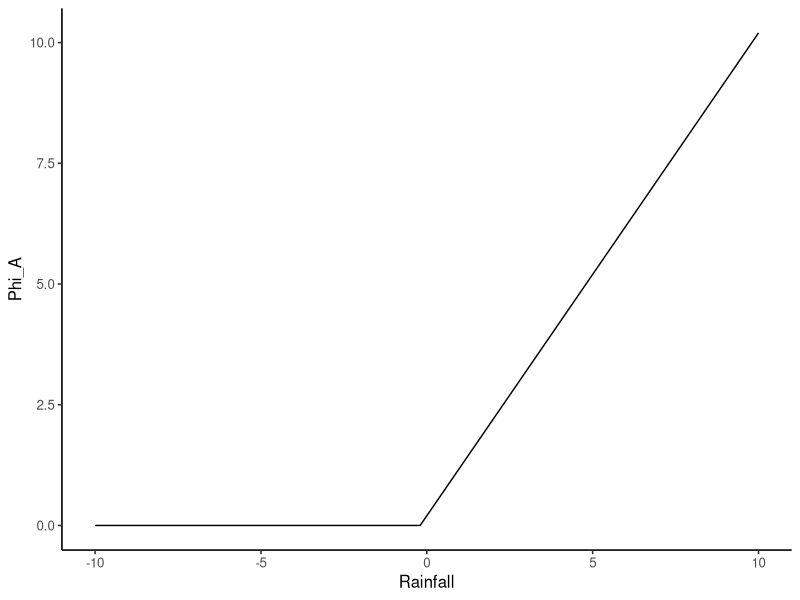
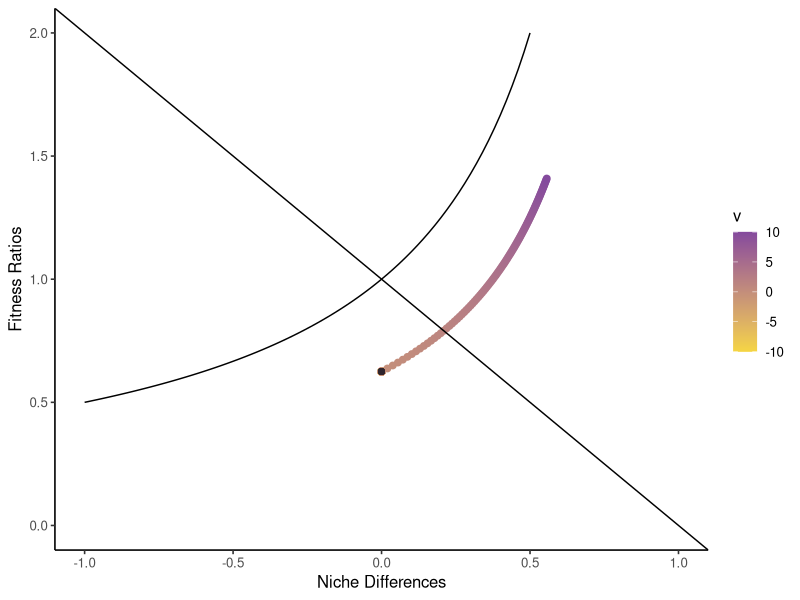
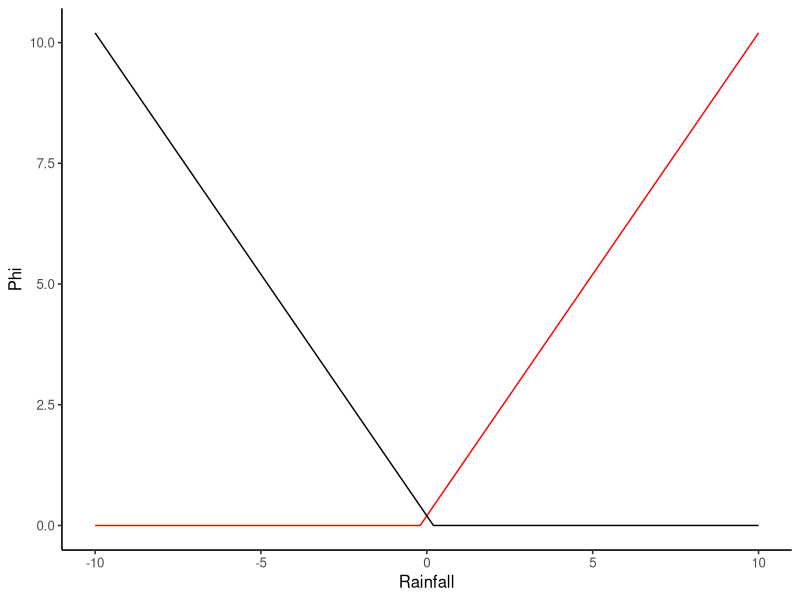
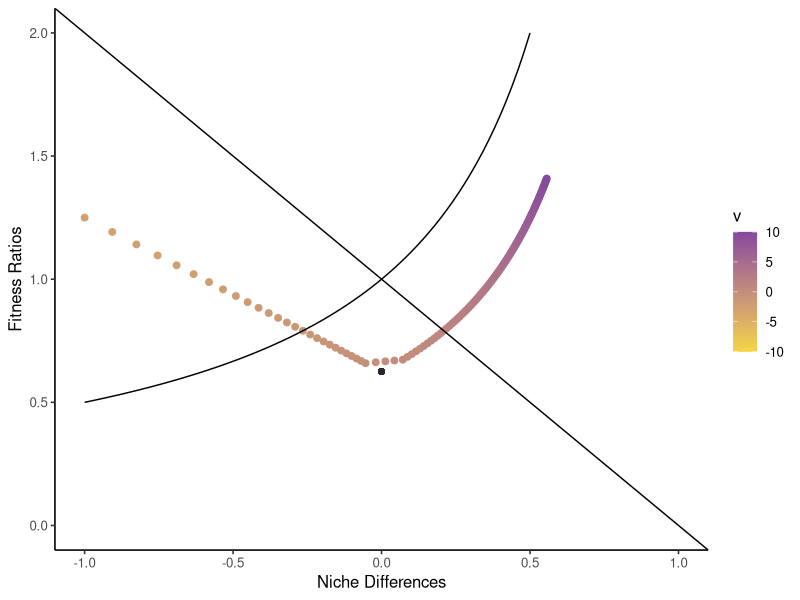
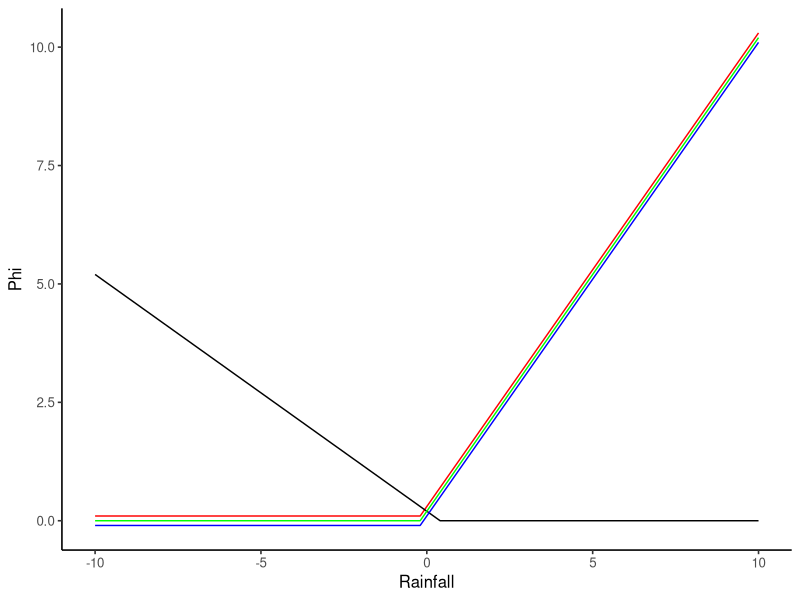
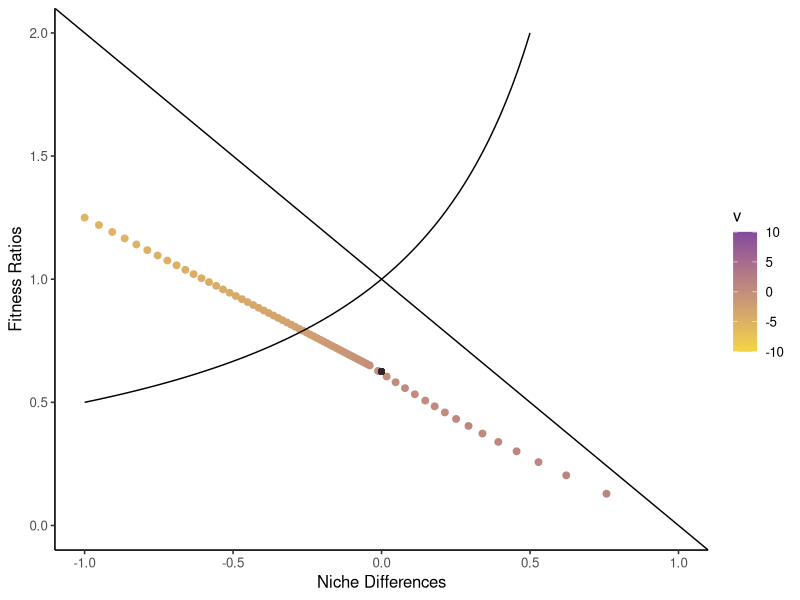

The R script that drew these images, in order:
##### GARLIC MUSTARD SIMULATIONS #####

library(ggplot2)

coexist_plot <- function(d, sterile = FALSE){
  # d is a dataframe that includes the following:
  # Microbe independent competitive effects ("Caa", "Cab", "Cbb", "Cba")
  # Competition coefficients ("Aaa", "Aab", "Abb", "Aba")
  # Environmental gradient ("v")
  d$niche <- 1 - sqrt((d$Aba * d$Aab)/(d$Aaa * d$Abb))
  d$fit <- sqrt((d$Aaa * d$Aab) / (d$Abb * d$Aba))
  d$niche[d$Aaa > 0 | d$Abb > 0 | d$Aab > 0 | d$Aba > 0] <- NaN
  d$fit[d$Aaa > 0 | d$Abb > 0 | d$Aab > 0 | d$Aba > 0] <- NaN
  nicheS <- 1 - sqrt((d$Cba[1] * d$Cab[1])/(d$Caa[1] * d$Cbb[1]))
  fitS <- sqrt((d$Caa[1] * d$Cab[1]) / (d$Cbb[1] * d$Cba[1]))
  f <- function(x) 1 / (-x + 1)
  p <- ggplot(d, aes(x = niche, y = fit, color = v)) + 
    geom_point(size = 2) + geom_abline(slope = -1, intercept = 1) + 
    theme_classic(base_size = 12) + stat_function(fun=f) + xlim(-1, 1) + ylim(0, 2) + 
    xlab("Niche Differences") + ylab("Fitness Ratios") +
    scale_color_gradient(low = "#F5D544", high = "#844A9D")
  if(sterile == TRUE) p + geom_point(aes(x = nicheS, y = fitS), color = "#2F242C") else p
}

### Species Specific Pathogen -----

## Panel A: Conceptual Diagram for Species Specific Pathogen

## Panel B: Coexistence Plot for Species Specific Pathogen

Caa <- rep(-.005, 201)
Cbb <- rep(-.008, 201)
Cba <- rep(-.008, 201)
Cab <- rep(-.005, 201)

s <- rep(-.002, 201)
p <- rep(.2, 201)

v <- seq(-10, 10, .1)

dat <- cbind.data.frame(Caa, Cbb, Cba, Cab, s, p, v)

dat$p.scaled <- ifelse(dat$p + dat$v >= 0, dat$p + dat$v, 
                       0)

# Visualizing the scaling function

ggplot(data = dat, aes( x= v, y = p.scaled)) + geom_line() + theme_classic(base_size = 12) + 
  xlab("Rainfall") + ylab("Phi_A")

dat$Aaa <- dat$Caa + dat$s*dat$p.scaled
dat$Abb <- dat$Cbb
dat$Aba <- dat$Cba
dat$Aab <- dat$Cab

coexist_plot(dat, TRUE)

### Adding a Species Specific Mutualist -----

## Panel C: Conceptual Diagram for Pathogen + Species Specific Mutualist

## Panel D: Coexistence Plot for Pathogen + Species Specific Mutualist

Caa <- rep(-.005, 201)
Cbb <- rep(-.008, 201)
Cba <- rep(-.008, 201)
Cab <- rep(-.005, 201)

sa <- rep(-.002, 201)
pa <- rep(.2, 201)
sb <- rep(.002, 201)
pb <- rep(.2, 201)

v <- seq(-10, 10, .1)

dat <- cbind.data.frame(Caa, Cbb, Cba, Cab, sa, pa, sb, pb, v)

dat$pa.scaled <- ifelse(dat$pa + dat$v >= 0, dat$pa + dat$v, 0)
dat$pb.scaled <- ifelse(dat$pb - dat$v >= 0, dat$pb - dat$v, 0)

# Visualizing the scaling functions

ggplot(data = dat) + geom_line(aes(x = v, y = pa.scaled), color = "red") + 
  geom_line(aes(x = v, y = pb.scaled), color = "black") +
  theme_classic(base_size = 12) + xlab("Rainfall") + ylab("Phi")

dat$Aaa <- dat$Caa + dat$sa*dat$pa.scaled
dat$Abb <- dat$Cbb + dat$sb*dat$pb.scaled
dat$Aba <- dat$Cba
dat$Aab <- dat$Cab

coexist_plot(dat, TRUE)

### Adding a Generalist Decomposer

## Panel E: Conceptual Diagram for Pathogen + Mutualist + General Decomposer

## Panel F: Coexistence Plot for Pathogen + Mutualist + General Decomposer

Caa <- rep(-.005, 201)
Cbb <- rep(-.008, 201)
Cba <- rep(-.008, 201)
Cab <- rep(-.005, 201)

sP <- rep(-.002, 201)
pP <- rep(.2, 201)
sM <- rep(.002, 201)
pM <- rep(.2, 201)
sDa <- rep(.003, 201)
pDa <- rep(.2, 201)
sDb <- rep(.001, 201)
pDb <- rep(.2, 201)

v <- seq(-10, 10, .1)

dat <- cbind.data.frame(Caa, Cbb, Cba, Cab, sP, pP, sM, pM, sDa, pDa, sDb, pDb, v)

dat$pP.scaled <- ifelse(dat$pP + dat$v >= 0, dat$pP + dat$v, 0)
dat$pM.scaled <- ifelse(dat$pM - .5*dat$v >= 0, dat$pM - .5*dat$v, 0)
dat$pDa.scaled <- ifelse(dat$pDa + dat$v >= 0, dat$pDa + dat$v, 0)
dat$pDb.scaled <- ifelse(dat$pDb + dat$v >= 0, dat$pDb + dat$v, 0)

# Visualizing the scaling functions

ggplot(data = dat) + geom_line(aes(x = v, y = pP.scaled+.1), color = "red") + 
  geom_line(aes(x = v, y = pM.scaled), color = "black") +
  geom_line(aes(x = v, y = pDa.scaled), color = "green") +
  geom_line(aes(x = v, y = pDb.scaled-.1), color = "blue") +
  theme_classic(base_size = 12) + xlab("Rainfall") + ylab("Phi")

dat$Aaa <- dat$Caa + dat$sP*dat$pP.scaled + dat$sDa*dat$pDa.scaled
dat$Abb <- dat$Cbb + dat$sM*dat$pM.scaled + dat$sDb*dat$pDb.scaled
dat$Aba <- dat$Cba + dat$sDb*dat$pDa.scaled
dat$Aab <- dat$Cab + dat$sDa*dat$pDb.scaled

coexist_plot(dat, TRUE)
